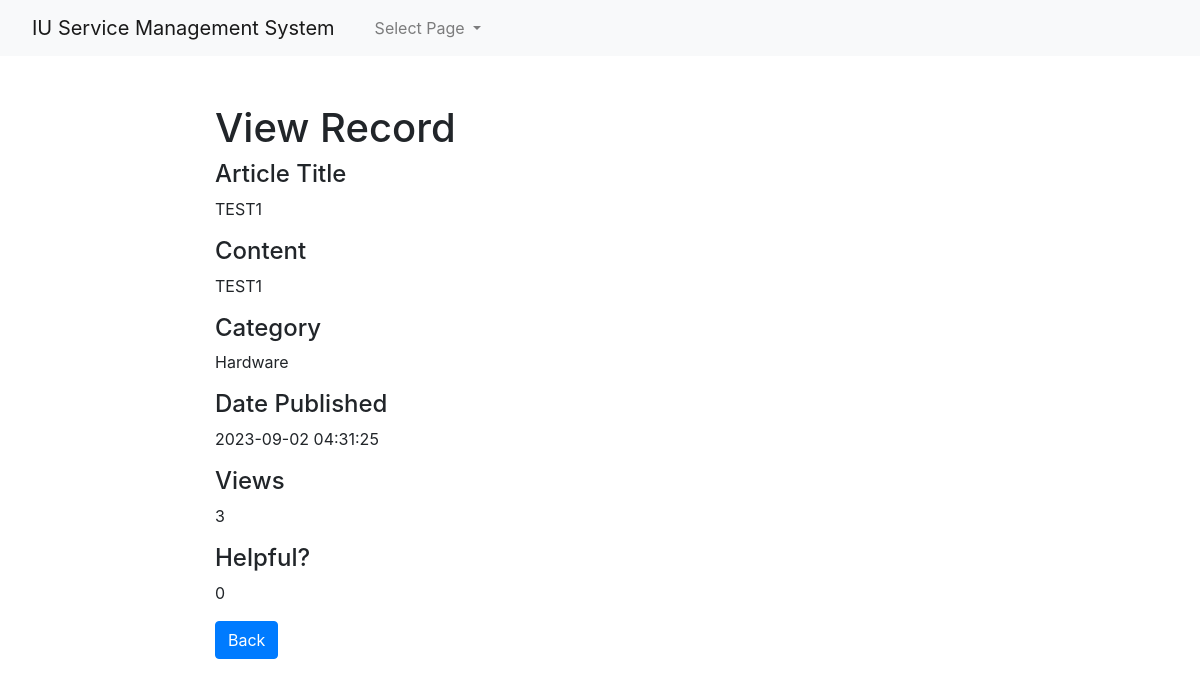
Page /admin1/core/app/articles-read.php?id=3 (signed in) on the earlier database version.
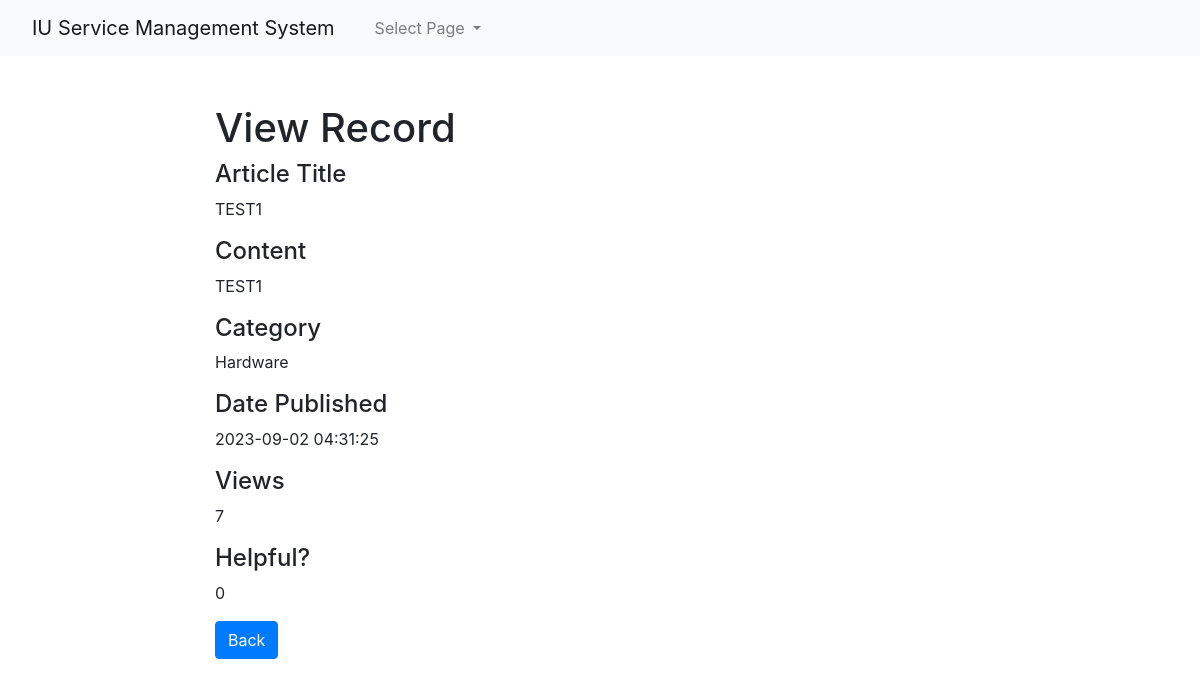
Same page on the later database version.
### tables this page shows
CREATE TABLE `articles` (
  `id` int(11) NOT NULL,
  `title` varchar(255) NOT NULL,
  `content` text NOT NULL,
  `category` varchar(100) NOT NULL,
  `date_published` datetime NOT NULL DEFAULT current_timestamp(),
  `view_count` int(11) NOT NULL,
  `helpful` int(11) NOT NULL
);

### admin1/core/app/articles-read.php (the view, shortened to what this page needs)
<?php
if(isset($_GET["id"]) && !empty($_GET["id"])){
    require_once "config.php";
    $sql = "SELECT * FROM articles WHERE id = ?";
    if($stmt = mysqli_prepare($link, $sql)){
        $param_id = trim($_GET["id"]);
		if (is_int($param_id)) $__vartype = "i";
		elseif (is_string($param_id)) $__vartype = "s";
		elseif (is_numeric($param_id)) $__vartype = "d";
		else $__vartype = "b";
        mysqli_stmt_bind_param($stmt, $__vartype, $param_id);
        if(mysqli_stmt_execute($stmt)){
            $result = mysqli_stmt_get_result($stmt);
            if(mysqli_num_rows($result) == 1){
                $row = mysqli_fetch_array($result, MYSQLI_ASSOC);
            } else{
                header("location: error.php");
                exit();
            }
        } else{
            echo "Oops! Something went wrong. Please try again later.<br>".$stmt->error;
        }
    }
} else{
    header("location: error.php");
    exit();
}
?>
<!DOCTYPE html>
<html lang="en">
<head>
    <link rel="stylesheet" href="https://stackpath.bootstrapcdn.com/bootstrap/4.5.0/css/bootstrap.min.css">
</head>
<?php require_once('navbar.php'); ?>
<body>
    <section class="pt-5">
        <div class="container-fluid">
            <div class="row">
                <div class="col-md-8 mx-auto">
                    <div class="page-header">
                        <h1>View Record</h1>
                    </div>
                     <div class="form-group">
                            <h4>Article Title</h4>
                            <p class="form-control-static"><?php echo htmlspecialchars($row["title"]); ?></p>
                        </div><div class="form-group">
                            <h4>Content</h4>
                            <p class="form-control-static"><?php echo htmlspecialchars($row["content"]); ?></p>
                        </div><div class="form-group">
                            <h4>Category</h4>
                            <p class="form-control-static"><?php echo htmlspecialchars($row["category"]); ?></p>
                        </div><div class="form-group">
                            <h4>Date Published</h4>
                            <p class="form-control-static"><?php echo htmlspecialchars($row["date_published"]); ?></p>
                        </div><div class="form-group">
                            <h4>Views</h4>
                            <p class="form-control-static"><?php echo htmlspecialchars($row["view_count"]); ?></p>
                        </div><div class="form-group">
                            <h4>Helpful?</h4>
                            <p class="form-control-static"><?php echo htmlspecialchars($row["helpful"]); ?></p>
                        </div>
                    <p><a href="articles-index.php" class="btn btn-primary">Back</a></p>
                </div>
            </div>
        </div>
    </section>
</body>
</html>

Differences in the rows shown:
changed articles "TEST1": view_count "3" → "7"
